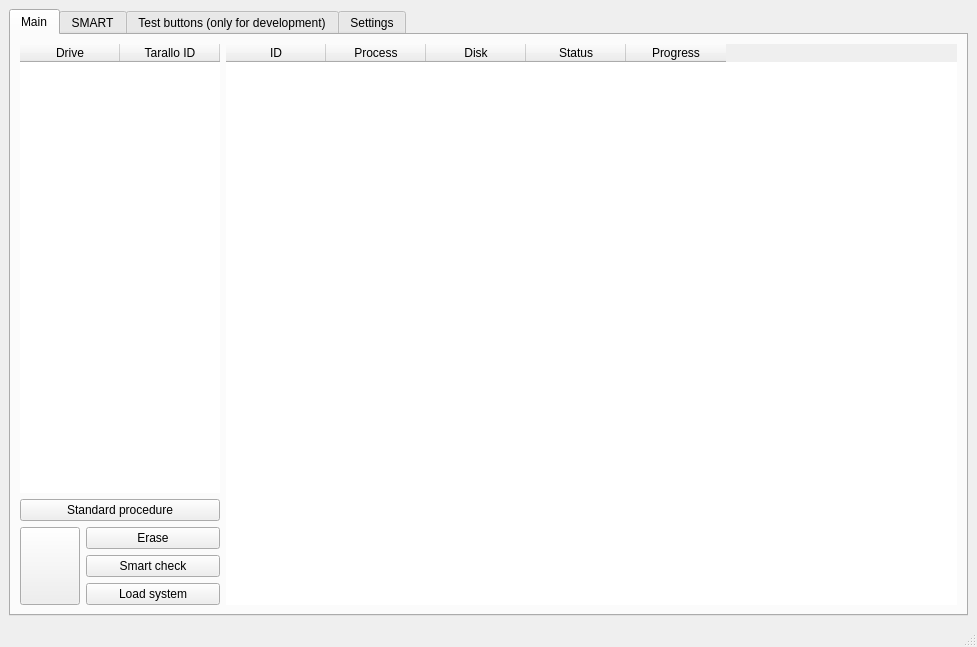
<?xml version="1.0" encoding="UTF-8"?>
<ui version="4.0">
 <class>MainWindow</class>
 <widget class="QMainWindow" name="MainWindow">
  <property name="geometry">
   <rect>
    <x>0</x>
    <y>0</y>
    <width>977</width>
    <height>647</height>
   </rect>
  </property>
  <property name="sizePolicy">
   <sizepolicy hsizetype="Expanding" vsizetype="Minimum">
    <horstretch>0</horstretch>
    <verstretch>0</verstretch>
   </sizepolicy>
  </property>
  <property name="minimumSize">
   <size>
    <width>864</width>
    <height>548</height>
   </size>
  </property>
  <property name="windowTitle">
   <string>PINOLO</string>
  </property>
  <property name="autoFillBackground">
   <bool>true</bool>
  </property>
  <property name="styleSheet">
   <string notr="true"/>
  </property>
  <property name="tabShape">
   <enum>QTabWidget::Rounded</enum>
  </property>
  <widget class="QWidget" name="centralwidget">
   <layout class="QHBoxLayout" name="horizontalLayout_9">
    <item>
     <widget class="QTabWidget" name="globalTab">
      <property name="minimumSize">
       <size>
        <width>742</width>
        <height>440</height>
       </size>
      </property>
      <property name="styleSheet">
       <string notr="true"/>
      </property>
      <property name="currentIndex">
       <number>0</number>
      </property>
      <widget class="QWidget" name="main_tab">
       <attribute name="title">
        <string>Main</string>
       </attribute>
       <layout class="QHBoxLayout" name="horizontalLayout">
        <item>
         <layout class="QHBoxLayout" name="mainLayout">
          <property name="spacing">
           <number>6</number>
          </property>
          <property name="sizeConstraint">
           <enum>QLayout::SetDefaultConstraint</enum>
          </property>
          <property name="leftMargin">
           <number>0</number>
          </property>
          <property name="topMargin">
           <number>0</number>
          </property>
          <property name="rightMargin">
           <number>0</number>
          </property>
          <item>
           <layout class="QVBoxLayout" name="verticalLayout">
            <item>
             <widget class="QTableWidget" name="tableWidget">
              <property name="sizePolicy">
               <sizepolicy hsizetype="Maximum" vsizetype="Expanding">
                <horstretch>0</horstretch>
                <verstretch>0</verstretch>
               </sizepolicy>
              </property>
              <property name="minimumSize">
               <size>
                <width>200</width>
                <height>0</height>
               </size>
              </property>
              <property name="maximumSize">
               <size>
                <width>180</width>
                <height>16777215</height>
               </size>
              </property>
              <property name="styleSheet">
               <string notr="true"/>
              </property>
              <property name="frameShape">
               <enum>QFrame::NoFrame</enum>
              </property>
              <property name="horizontalScrollBarPolicy">
               <enum>Qt::ScrollBarAlwaysOff</enum>
              </property>
              <property name="sizeAdjustPolicy">
               <enum>QAbstractScrollArea::AdjustToContentsOnFirstShow</enum>
              </property>
              <property name="autoScroll">
               <bool>false</bool>
              </property>
              <property name="editTriggers">
               <set>QAbstractItemView::NoEditTriggers</set>
              </property>
              <property name="selectionMode">
               <enum>QAbstractItemView::ExtendedSelection</enum>
              </property>
              <property name="textElideMode">
               <enum>Qt::ElideMiddle</enum>
              </property>
              <property name="showGrid">
               <bool>false</bool>
              </property>
              <property name="gridStyle">
               <enum>Qt::NoPen</enum>
              </property>
              <property name="sortingEnabled">
               <bool>true</bool>
              </property>
              <property name="cornerButtonEnabled">
               <bool>false</bool>
              </property>
              <property name="columnCount">
               <number>3</number>
              </property>
              <attribute name="horizontalHeaderShowSortIndicator" stdset="0">
               <bool>false</bool>
              </attribute>
              <attribute name="verticalHeaderVisible">
               <bool>false</bool>
              </attribute>
              <attribute name="verticalHeaderShowSortIndicator" stdset="0">
               <bool>true</bool>
              </attribute>
              <column>
               <property name="text">
                <string>Drive</string>
               </property>
              </column>
              <column>
               <property name="text">
                <string>Tarallo ID</string>
               </property>
              </column>
              <column>
               <property name="text">
                <string>Size</string>
               </property>
              </column>
             </widget>
            </item>
            <item>
             <widget class="QPushButton" name="stdProcButton">
              <property name="maximumSize">
               <size>
                <width>16777215</width>
                <height>30</height>
               </size>
              </property>
              <property name="text">
               <string>Standard procedure</string>
              </property>
             </widget>
            </item>
            <item>
             <layout class="QHBoxLayout" name="horizontalLayout_3">
              <item>
               <widget class="QPushButton" name="reloadButton">
                <property name="sizePolicy">
                 <sizepolicy hsizetype="Fixed" vsizetype="Preferred">
                  <horstretch>0</horstretch>
                  <verstretch>0</verstretch>
                 </sizepolicy>
                </property>
                <property name="minimumSize">
                 <size>
                  <width>60</width>
                  <height>0</height>
                 </size>
                </property>
                <property name="maximumSize">
                 <size>
                  <width>16777215</width>
                  <height>100</height>
                 </size>
                </property>
                <property name="text">
                 <string/>
                </property>
               </widget>
              </item>
              <item>
               <layout class="QVBoxLayout" name="verticalLayout_2">
                <item>
                 <widget class="QPushButton" name="eraseButton">
                  <property name="minimumSize">
                   <size>
                    <width>100</width>
                    <height>0</height>
                   </size>
                  </property>
                  <property name="maximumSize">
                   <size>
                    <width>16777215</width>
                    <height>30</height>
                   </size>
                  </property>
                  <property name="cursor">
                   <cursorShape>ArrowCursor</cursorShape>
                  </property>
                  <property name="text">
                   <string>Erase</string>
                  </property>
                 </widget>
                </item>
                <item>
                 <widget class="QPushButton" name="smartButton">
                  <property name="maximumSize">
                   <size>
                    <width>16777215</width>
                    <height>30</height>
                   </size>
                  </property>
                  <property name="cursor">
                   <cursorShape>ArrowCursor</cursorShape>
                  </property>
                  <property name="text">
                   <string>Smart check</string>
                  </property>
                 </widget>
                </item>
                <item>
                 <widget class="QPushButton" name="cannoloButton">
                  <property name="maximumSize">
                   <size>
                    <width>16777215</width>
                    <height>30</height>
                   </size>
                  </property>
                  <property name="text">
                   <string>Load system</string>
                  </property>
                 </widget>
                </item>
               </layout>
              </item>
             </layout>
            </item>
           </layout>
          </item>
          <item>
           <widget class="QTableWidget" name="queueTable">
            <property name="autoFillBackground">
             <bool>false</bool>
            </property>
            <property name="frameShape">
             <enum>QFrame::NoFrame</enum>
            </property>
            <property name="horizontalScrollBarPolicy">
             <enum>Qt::ScrollBarAlwaysOff</enum>
            </property>
            <property name="sizeAdjustPolicy">
             <enum>QAbstractScrollArea::AdjustToContentsOnFirstShow</enum>
            </property>
            <property name="autoScroll">
             <bool>false</bool>
            </property>
            <property name="editTriggers">
             <set>QAbstractItemView::NoEditTriggers</set>
            </property>
            <property name="dragEnabled">
             <bool>false</bool>
            </property>
            <property name="dragDropMode">
             <enum>QAbstractItemView::NoDragDrop</enum>
            </property>
            <property name="alternatingRowColors">
             <bool>false</bool>
            </property>
            <property name="selectionMode">
             <enum>QAbstractItemView::ExtendedSelection</enum>
            </property>
            <property name="selectionBehavior">
             <enum>QAbstractItemView::SelectItems</enum>
            </property>
            <property name="showGrid">
             <bool>false</bool>
            </property>
            <property name="gridStyle">
             <enum>Qt::NoPen</enum>
            </property>
            <property name="sortingEnabled">
             <bool>true</bool>
            </property>
            <property name="cornerButtonEnabled">
             <bool>true</bool>
            </property>
            <property name="columnCount">
             <number>5</number>
            </property>
            <attribute name="horizontalHeaderShowSortIndicator" stdset="0">
             <bool>true</bool>
            </attribute>
            <attribute name="horizontalHeaderStretchLastSection">
             <bool>false</bool>
            </attribute>
            <attribute name="verticalHeaderVisible">
             <bool>false</bool>
            </attribute>
            <attribute name="verticalHeaderStretchLastSection">
             <bool>false</bool>
            </attribute>
            <column>
             <property name="text">
              <string>ID</string>
             </property>
            </column>
            <column>
             <property name="text">
              <string>Process</string>
             </property>
            </column>
            <column>
             <property name="text">
              <string>Disk</string>
             </property>
            </column>
            <column>
             <property name="text">
              <string>Status</string>
             </property>
            </column>
            <column>
             <property name="text">
              <string>Progress</string>
             </property>
            </column>
           </widget>
          </item>
         </layout>
        </item>
       </layout>
      </widget>
      <widget class="QWidget" name="smart_tab">
       <attribute name="title">
        <string>SMART</string>
       </attribute>
       <layout class="QHBoxLayout" name="horizontalLayout_2">
        <item>
         <layout class="QVBoxLayout" name="smartLayout"/>
        </item>
       </layout>
      </widget>
      <widget class="QWidget" name="tab">
       <attribute name="title">
        <string>Test buttons (only for development)</string>
       </attribute>
       <layout class="QHBoxLayout" name="horizontalLayout_11">
        <item>
         <layout class="QHBoxLayout" name="horizontalLayout_5">
          <item>
           <layout class="QVBoxLayout" name="verticalLayout_5">
            <item>
             <widget class="QTableWidget" name="testDiskTable">
              <property name="sizePolicy">
               <sizepolicy hsizetype="Expanding" vsizetype="Expanding">
                <horstretch>0</horstretch>
                <verstretch>0</verstretch>
               </sizepolicy>
              </property>
              <property name="minimumSize">
               <size>
                <width>0</width>
                <height>0</height>
               </size>
              </property>
              <property name="styleSheet">
               <string notr="true"/>
              </property>
              <property name="frameShape">
               <enum>QFrame::NoFrame</enum>
              </property>
              <property name="horizontalScrollBarPolicy">
               <enum>Qt::ScrollBarAlwaysOff</enum>
              </property>
              <property name="sizeAdjustPolicy">
               <enum>QAbstractScrollArea::AdjustToContentsOnFirstShow</enum>
              </property>
              <property name="autoScroll">
               <bool>false</bool>
              </property>
              <property name="editTriggers">
               <set>QAbstractItemView::NoEditTriggers</set>
              </property>
              <property name="selectionMode">
               <enum>QAbstractItemView::ExtendedSelection</enum>
              </property>
              <property name="textElideMode">
               <enum>Qt::ElideMiddle</enum>
              </property>
              <property name="showGrid">
               <bool>false</bool>
              </property>
              <property name="gridStyle">
               <enum>Qt::NoPen</enum>
              </property>
              <property name="sortingEnabled">
               <bool>true</bool>
              </property>
              <property name="cornerButtonEnabled">
               <bool>false</bool>
              </property>
              <property name="columnCount">
               <number>3</number>
              </property>
              <attribute name="horizontalHeaderShowSortIndicator" stdset="0">
               <bool>false</bool>
              </attribute>
              <attribute name="verticalHeaderVisible">
               <bool>false</bool>
              </attribute>
              <attribute name="verticalHeaderShowSortIndicator" stdset="0">
               <bool>true</bool>
              </attribute>
              <column>
               <property name="text">
                <string>Drive</string>
               </property>
              </column>
              <column>
               <property name="text">
                <string>Tarallo ID</string>
               </property>
              </column>
              <column>
               <property name="text">
                <string>Size</string>
               </property>
               <property name="textAlignment">
                <set>AlignCenter</set>
               </property>
              </column>
             </widget>
            </item>
           </layout>
          </item>
          <item>
           <layout class="QVBoxLayout" name="verticalLayout_11">
            <item>
             <widget class="QPushButton" name="testRefreshBtn">
              <property name="text">
               <string>Refresh</string>
              </property>
             </widget>
            </item>
            <item>
             <widget class="QPushButton" name="testBadblocksBtn">
              <property name="text">
               <string>queued_badblocks</string>
              </property>
             </widget>
            </item>
            <item>
             <widget class="QPushButton" name="testSmartctlBtn">
              <property name="text">
               <string>queued_smartctl</string>
              </property>
             </widget>
            </item>
            <item>
             <widget class="QPushButton" name="testCannoloBtn">
              <property name="text">
               <string>queued_cannolo</string>
              </property>
             </widget>
            </item>
            <item>
             <widget class="QPushButton" name="testSleepBtn">
              <property name="text">
               <string>queued_sleep</string>
              </property>
             </widget>
            </item>
            <item>
             <widget class="QPushButton" name="testStdProcBtn">
              <property name="text">
               <string>procedura standard</string>
              </property>
             </widget>
            </item>
            <item>
             <widget class="QPushButton" name="testStdProcNoCannoloBtn">
              <property name="text">
               <string>procedura standard (no cannolo)</string>
              </property>
             </widget>
            </item>
           </layout>
          </item>
          <item>
           <spacer name="horizontalSpacer">
            <property name="orientation">
             <enum>Qt::Horizontal</enum>
            </property>
            <property name="sizeHint" stdset="0">
             <size>
              <width>40</width>
              <height>20</height>
             </size>
            </property>
           </spacer>
          </item>
         </layout>
        </item>
       </layout>
      </widget>
      <widget class="QWidget" name="settings_tab">
       <attribute name="title">
        <string>Settings</string>
       </attribute>
       <layout class="QHBoxLayout" name="horizontalLayout_10">
        <item>
         <layout class="QHBoxLayout" name="settings_layout">
          <item>
           <layout class="QVBoxLayout" name="settings_col_1">
            <item>
             <layout class="QVBoxLayout" name="row1">
              <property name="sizeConstraint">
               <enum>QLayout::SetMaximumSize</enum>
              </property>
              <item>
               <widget class="QGroupBox" name="recent_ip_box">
                <property name="title">
                 <string>Recent Ip</string>
                </property>
                <layout class="QVBoxLayout" name="verticalLayout_4">
                 <property name="topMargin">
                  <number>20</number>
                 </property>
                 <item>
                  <widget class="QListWidget" name="ipList">
                   <property name="sizePolicy">
                    <sizepolicy hsizetype="Fixed" vsizetype="Expanding">
                     <horstretch>0</horstretch>
                     <verstretch>0</verstretch>
                    </sizepolicy>
                   </property>
                   <property name="spacing">
                    <number>5</number>
                   </property>
                  </widget>
                 </item>
                </layout>
               </widget>
              </item>
             </layout>
            </item>
            <item>
             <layout class="QVBoxLayout" name="row2">
              <item>
               <widget class="QGroupBox" name="groupBox_4">
                <property name="title">
                 <string>Theme</string>
                </property>
                <layout class="QVBoxLayout" name="verticalLayout_3">
                 <property name="topMargin">
                  <number>20</number>
                 </property>
                 <item>
                  <widget class="QComboBox" name="themeSelector">
                   <item>
                    <property name="text">
                     <string>Default</string>
                    </property>
                   </item>
                   <item>
                    <property name="text">
                     <string>Dark</string>
                    </property>
                   </item>
                   <item>
                    <property name="text">
                     <string>Vaporwave</string>
                    </property>
                   </item>
                   <item>
                    <property name="text">
                     <string>Asd</string>
                    </property>
                   </item>
                   <item>
                    <property name="text">
                     <string>WeeeOpen</string>
                    </property>
                   </item>
                  </widget>
                 </item>
                </layout>
               </widget>
              </item>
             </layout>
            </item>
           </layout>
          </item>
          <item>
           <layout class="QVBoxLayout" name="settings_col_2">
            <item>
             <layout class="QHBoxLayout" name="horizontalLayout_4">
              <property name="sizeConstraint">
               <enum>QLayout::SetMinimumSize</enum>
              </property>
              <item>
               <layout class="QVBoxLayout" name="verticalLayout_7">
                <item>
                 <widget class="QGroupBox" name="groupBox">
                  <property name="minimumSize">
                   <size>
                    <width>0</width>
                    <height>0</height>
                   </size>
                  </property>
                  <property name="maximumSize">
                   <size>
                    <width>16777215</width>
                    <height>362</height>
                   </size>
                  </property>
                  <property name="title">
                   <string>Remote settings</string>
                  </property>
                  <layout class="QVBoxLayout" name="verticalLayout_8">
                   <item>
                    <layout class="QHBoxLayout" name="horizontalLayout_7">
                     <property name="sizeConstraint">
                      <enum>QLayout::SetFixedSize</enum>
                     </property>
                     <item>
                      <widget class="QRadioButton" name="localRadioBtn">
                       <property name="minimumSize">
                        <size>
                         <width>0</width>
                         <height>0</height>
                        </size>
                       </property>
                       <property name="text">
                        <string>Local</string>
                       </property>
                      </widget>
                     </item>
                     <item>
                      <widget class="QRadioButton" name="remoteRadioBtn">
                       <property name="minimumSize">
                        <size>
                         <width>0</width>
                         <height>0</height>
                        </size>
                       </property>
                       <property name="text">
                        <string>Remote</string>
                       </property>
                      </widget>
                     </item>
                    </layout>
                   </item>
                   <item>
                    <widget class="QLabel" name="label">
                     <property name="minimumSize">
                      <size>
                       <width>0</width>
                       <height>0</height>
                      </size>
                     </property>
                     <property name="text">
                      <string>Ip address:</string>
                     </property>
                    </widget>
                   </item>
                   <item>
                    <widget class="QLineEdit" name="remoteIp">
                     <property name="minimumSize">
                      <size>
                       <width>0</width>
                       <height>0</height>
                      </size>
                     </property>
                    </widget>
                   </item>
                   <item>
                    <widget class="QLabel" name="label_2">
                     <property name="minimumSize">
                      <size>
                       <width>0</width>
                       <height>0</height>
                      </size>
                     </property>
                     <property name="text">
                      <string>Port:</string>
                     </property>
                    </widget>
                   </item>
                   <item>
                    <widget class="QLineEdit" name="remotePort">
                     <property name="minimumSize">
                      <size>
                       <width>0</width>
                       <height>0</height>
                      </size>
                     </property>
                    </widget>
                   </item>
                   <item>
                    <layout class="QHBoxLayout" name="horizontalLayout_8">
                     <item>
                      <layout class="QVBoxLayout" name="verticalLayout_10"/>
                     </item>
                     <item>
                      <widget class="QPushButton" name="defaultButton">
                       <property name="sizePolicy">
                        <sizepolicy hsizetype="Expanding" vsizetype="Maximum">
                         <horstretch>0</horstretch>
                         <verstretch>0</verstretch>
                        </sizepolicy>
                       </property>
                       <property name="minimumSize">
                        <size>
                         <width>0</width>
                         <height>100</height>
                        </size>
                       </property>
                       <property name="maximumSize">
                        <size>
                         <width>164</width>
                         <height>16777215</height>
                        </size>
                       </property>
                       <property name="text">
                        <string>Default</string>
                       </property>
                      </widget>
                     </item>
                     <item>
                      <layout class="QVBoxLayout" name="verticalLayout_9">
                       <item>
                        <widget class="QPushButton" name="restoreButton">
                         <property name="sizePolicy">
                          <sizepolicy hsizetype="Expanding" vsizetype="Fixed">
                           <horstretch>0</horstretch>
                           <verstretch>0</verstretch>
                          </sizepolicy>
                         </property>
                         <property name="minimumSize">
                          <size>
                           <width>0</width>
                           <height>50</height>
                          </size>
                         </property>
                         <property name="maximumSize">
                          <size>
                           <width>161</width>
                           <height>16777215</height>
                          </size>
                         </property>
                         <property name="acceptDrops">
                          <bool>false</bool>
                         </property>
                         <property name="layoutDirection">
                          <enum>Qt::LeftToRight</enum>
                         </property>
                         <property name="autoFillBackground">
                          <bool>false</bool>
                         </property>
                         <property name="text">
                          <string>Restore</string>
                         </property>
                         <property name="checkable">
                          <bool>false</bool>
                         </property>
                         <property name="checked">
                          <bool>false</bool>
                         </property>
                         <property name="autoDefault">
                          <bool>false</bool>
                         </property>
                         <property name="default">
                          <bool>false</bool>
                         </property>
                         <property name="flat">
                          <bool>false</bool>
                         </property>
                        </widget>
                       </item>
                       <item>
                        <widget class="QPushButton" name="saveButton">
                         <property name="sizePolicy">
                          <sizepolicy hsizetype="Expanding" vsizetype="Fixed">
                           <horstretch>0</horstretch>
                           <verstretch>0</verstretch>
                          </sizepolicy>
                         </property>
                         <property name="minimumSize">
                          <size>
                           <width>0</width>
                           <height>50</height>
                          </size>
                         </property>
                         <property name="maximumSize">
                          <size>
                           <width>161</width>
                           <height>16777215</height>
                          </size>
                         </property>
                         <property name="text">
                          <string>Save</string>
                         </property>
                        </widget>
                       </item>
                      </layout>
                     </item>
                    </layout>
                   </item>
                  </layout>
                 </widget>
                </item>
               </layout>
              </item>
              <item>
               <widget class="QLabel" name="asdLabel">
                <property name="sizePolicy">
                 <sizepolicy hsizetype="Minimum" vsizetype="Minimum">
                  <horstretch>0</horstretch>
                  <verstretch>0</verstretch>
                 </sizepolicy>
                </property>
                <property name="minimumSize">
                 <size>
                  <width>250</width>
                  <height>250</height>
                 </size>
                </property>
                <property name="text">
                 <string>asd label</string>
                </property>
                <property name="alignment">
                 <set>Qt::AlignCenter</set>
                </property>
               </widget>
              </item>
              <item>
               <layout class="QVBoxLayout" name="asd_layout"/>
              </item>
             </layout>
            </item>
            <item>
             <spacer name="verticalSpacer">
              <property name="orientation">
               <enum>Qt::Vertical</enum>
              </property>
              <property name="sizeHint" stdset="0">
               <size>
                <width>20</width>
                <height>40</height>
               </size>
              </property>
             </spacer>
            </item>
            <item>
             <widget class="QLabel" name="label_4">
              <property name="locale">
               <locale language="Italian" country="Italy"/>
              </property>
              <property name="text">
               <string>L I M I N A L ___  S P A C E</string>
              </property>
              <property name="textFormat">
               <enum>Qt::RichText</enum>
              </property>
              <property name="alignment">
               <set>Qt::AlignCenter</set>
              </property>
              <property name="indent">
               <number>-1</number>
              </property>
             </widget>
            </item>
            <item>
             <spacer name="verticalSpacer_2">
              <property name="orientation">
               <enum>Qt::Vertical</enum>
              </property>
              <property name="sizeHint" stdset="0">
               <size>
                <width>20</width>
                <height>40</height>
               </size>
              </property>
             </spacer>
            </item>
            <item>
             <layout class="QVBoxLayout" name="cannolo_layout">
              <item>
               <widget class="QGroupBox" name="groupBox_3">
                <property name="title">
                 <string>Cannolo Settings</string>
                </property>
                <layout class="QVBoxLayout" name="verticalLayout_6">
                 <item>
                  <widget class="QLabel" name="label_3">
                   <property name="text">
                    <string>Cannolo image path</string>
                   </property>
                   <property name="alignment">
                    <set>Qt::AlignBottom|Qt::AlignLeading|Qt::AlignLeft</set>
                   </property>
                  </widget>
                 </item>
                 <item>
                  <layout class="QHBoxLayout" name="horizontalLayout_6">
                   <item>
                    <widget class="QLineEdit" name="directoryText">
                     <property name="readOnly">
                      <bool>true</bool>
                     </property>
                     <property name="clearButtonEnabled">
                      <bool>false</bool>
                     </property>
                    </widget>
                   </item>
                   <item>
                    <widget class="QPushButton" name="findButton">
                     <property name="text">
                      <string>Find</string>
                     </property>
                    </widget>
                   </item>
                  </layout>
                 </item>
                 <item>
                  <widget class="QLabel" name="cannoloLabel">
                   <property name="text">
                    <string>Label</string>
                   </property>
                   <property name="alignment">
                    <set>Qt::AlignLeading|Qt::AlignLeft|Qt::AlignTop</set>
                   </property>
                   <property name="wordWrap">
                    <bool>true</bool>
                   </property>
                  </widget>
                 </item>
                </layout>
               </widget>
              </item>
             </layout>
            </item>
           </layout>
          </item>
         </layout>
        </item>
        <item>
         <widget class="QLabel" name="backgroundLabel">
          <property name="text">
           <string/>
          </property>
          <property name="alignment">
           <set>Qt::AlignCenter</set>
          </property>
         </widget>
        </item>
       </layout>
      </widget>
     </widget>
    </item>
   </layout>
  </widget>
  <widget class="QStatusBar" name="statusbar"/>
 </widget>
 <resources/>
 <connections/>
</ui>
